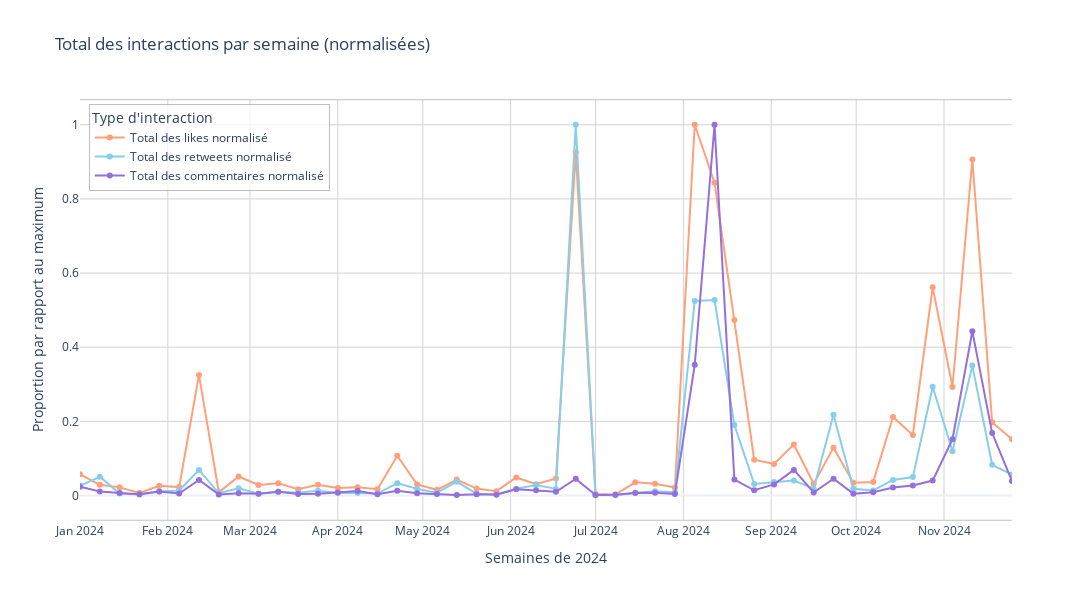

Notebook code for this chart:
### Markdown cell above
Ce graphique permet de se rendre compte de la structure des interactions : la courbe des likes est toujours au dessus, ce qui n'est pas étonnant au vu du moindre engagement dont témoigne le fait de liker. Face à cela, nous avons décidé de nous ramener à une même échelle pour comparer les fluctuations des interactions, et non leur valeur en soi.

### 2.2. Normalisation au total et en moyenne des interactions 

Nous avons normalisé l'échelle par rapport au maximum des valeurs prises par TotalLikes, TotalRepost et TotalComments : toutes les valeurs prises s'échelonnent de 0 à 1, où 1 correspond au maximum pris par les variables.

Nous faisons cela pour les valeurs totales, puis pour les valeurs moyennées par le nombre de tweets par semaine.

### Code cell
# On groupe les interactions par semaine en faisant le total
weekly_stats = df.groupby('YearWeek').agg(
    TotalLikes=('Likes', 'sum'),
    TotalRepost=('Repost', 'sum'),
    TotalComments=('Comments', 'sum'),
    NombreTweets=('YearWeek', 'size')
)

# Convertir YearWeek en dates réelles (début de semaine)
weekly_stats['Date'] = pd.to_datetime(weekly_stats.index + '-1', format='%Y-%U-%w')

# Normaliser les données par rapport au maximum de chaque colonne
columns_to_normalize = ['TotalLikes', 'TotalRepost', 'TotalComments']
for col in columns_to_normalize:
    weekly_stats[col + '_Norm'] = weekly_stats[col] / weekly_stats[col].max()

# Mettre les données au format "long"
long_format_totals = weekly_stats.melt(
    id_vars=['Date'], 
    value_vars=['TotalLikes_Norm', 'TotalRepost_Norm', 'TotalComments_Norm'], 
    var_name='Type d\'interaction', 
    value_name='Valeur Normalisée'
)

# Remplacer les noms des interactions pour qu'ils apparaissent dans la légende
long_format_totals['Type d\'interaction'] = long_format_totals['Type d\'interaction'].replace({
    'TotalLikes_Norm': 'Total des likes normalisé',
    'TotalRepost_Norm': 'Total des retweets normalisé',
    'TotalComments_Norm': 'Total des commentaires normalisé'
})

# Palette de couleurs pastel mais visibles
couleurs_visibles = ['#FFA07A', '#87CEEB', '#9370DB'] 

# Création du graphique interactif avec Plotly
fig = px.line(
    long_format_totals,
    x='Date',
    y='Valeur Normalisée',
    color='Type d\'interaction',
    title='Total des interactions par semaine (normalisées)',
    color_discrete_sequence=couleurs_visibles,
    markers=True
)

# Amélioration des axes pour afficher uniquement les mois à partir de Janvier 2024
fig.update_xaxes(
    title="Semaines de 2024",
    showline=True,
    linecolor="gray",
    linewidth=0.5,
    mirror=True,
    showgrid=True,
    gridcolor="lightgray",
    tickmode="linear",
    dtick="M1",  # Espacement de 1 mois
    tickformat="%b %Y",  # Format Mois Année
    range=['2024-01-01', weekly_stats['Date'].max()]  # Plage des dates : Janvier 2024 jusqu'à la fin
)

fig.update_yaxes(
    title="Proportion par rapport au maximum",
    showline=False,
    linecolor="gray",
    linewidth=0.5,
    mirror=True,
    showgrid=True,
    gridcolor="lightgray"
)

# Ajuster la taille de la figure
fig.update_layout(
    width=1100,  # Largeur 
    height=600,  # Hauteur 
    template="plotly_white",
    plot_bgcolor="white",
    hovermode="x unified",
    legend=dict(
        title="Type d'interaction",
        x=0.01, y=0.99,
        bgcolor='rgba(255,255,255,0.7)',
        bordercolor='gray',
        borderwidth=0.5
    )
)

# Afficher le graphique
fig.show()

### Figure 1 — Plotly figure (JSON) as saved in the notebook; plotly's stock layout.template omitted (floating-point values rounded to 4 significant figures)
{"data": [{"hovertemplate": "Type d'interaction=Total des likes normalisé<br>Date=%{x}<br>Valeur Normalisée=%{y}<extra></extra>", "legendgroup": "Total des likes normalisé", "line": {"color": "#FFA07A", "dash": "solid"}, "marker": {"symbol": "circle"}, "mode": "lines+markers", "name": "Total des likes normalisé", "orientation": "v", "showlegend": true, "type": "scatter", "x": ["2024-01-01T00:00:00", "2024-01-08T00:00:00", "2024-01-15T00:00:00", "2024-01-22T00:00:00", "2024-01-29T00:00:00", "2024-02-05T00:00:00", "2024-02-12T00:00:00", "2024-02-19T00:00:00", "2024-02-26T00:00:00", "2024-03-04T00:00:00", "2024-03-11T00:00:00", "2024-03-18T00:00:00", "2024-03-25T00:00:00", "2024-04-01T00:00:00", "2024-04-08T00:00:00", "2024-04-15T00:00:00", "2024-04-22T00:00:00", "2024-04-29T00:00:00", "2024-05-06T00:00:00", "2024-05-13T00:00:00", "2024-05-20T00:00:00", "2024-05-27T00:00:00", "2024-06-03T00:00:00", "2024-06-10T00:00:00", "2024-06-17T00:00:00", "2024-06-24T00:00:00", "2024-07-01T00:00:00", "2024-07-08T00:00:00", "2024-07-15T00:00:00", "2024-07-22T00:00:00", "2024-07-29T00:00:00", "2024-08-05T00:00:00", "2024-08-12T00:00:00", "2024-08-19T00:00:00", "2024-08-26T00:00:00", "2024-09-02T00:00:00", "2024-09-09T00:00:00", "2024-09-16T00:00:00", "2024-09-23T00:00:00", "2024-09-30T00:00:00", "2024-10-07T00:00:00", "2024-10-14T00:00:00", "2024-10-21T00:00:00", "2024-10-28T00:00:00", "2024-11-04T00:00:00", "2024-11-11T00:00:00", "2024-11-18T00:00:00", "2024-11-25T00:00:00"], "xaxis": "x", "y": [0.05715, 0.02916, 0.02207, 0.007087, 0.02647, 0.02278, 0.3254, 0.00877, 0.05132, 0.02875, 0.03288, 0.01708, 0.02892, 0.02045, 0.02205, 0.01708, 0.1072, 0.03006, 0.01548, 0.04295, 0.01873, 0.01189, 0.04876, 0.03036, 0.04608, 0.9258, 0.004181, 0.002824, 0.0357, 0.0319, 0.02178, 1, 0.8439, 0.4736, 0.09663, 0.08499, 0.1378, 0.03174, 0.1292, 0.03435, 0.03627, 0.2118, 0.1635, 0.5615, 0.2927, 0.9062, 0.1974, 0.1517], "yaxis": "y"}, {"hovertemplate": "Type d'interaction=Total des retweets normalisé<br>Date=%{x}<br>Valeur Normalisée=%{y}<extra></extra>", "legendgroup": "Total des retweets normalisé", "line": {"color": "#87CEEB", "dash": "solid"}, "marker": {"symbol": "circle"}, "mode": "lines+markers", "name": "Total des retweets normalisé", "orientation": "v", "showlegend": true, "type": "scatter", "x": ["2024-01-01T00:00:00", "2024-01-08T00:00:00", "2024-01-15T00:00:00", "2024-01-22T00:00:00", "2024-01-29T00:00:00", "2024-02-05T00:00:00", "2024-02-12T00:00:00", "2024-02-19T00:00:00", "2024-02-26T00:00:00", "2024-03-04T00:00:00", "2024-03-11T00:00:00", "2024-03-18T00:00:00", "2024-03-25T00:00:00", "2024-04-01T00:00:00", "2024-04-08T00:00:00", "2024-04-15T00:00:00", "2024-04-22T00:00:00", "2024-04-29T00:00:00", "2024-05-06T00:00:00", "2024-05-13T00:00:00", "2024-05-20T00:00:00", "2024-05-27T00:00:00", "2024-06-03T00:00:00", "2024-06-10T00:00:00", "2024-06-17T00:00:00", "2024-06-24T00:00:00", "2024-07-01T00:00:00", "2024-07-08T00:00:00", "2024-07-15T00:00:00", "2024-07-22T00:00:00", "2024-07-29T00:00:00", "2024-08-05T00:00:00", "2024-08-12T00:00:00", "2024-08-19T00:00:00", "2024-08-26T00:00:00", "2024-09-02T00:00:00", "2024-09-09T00:00:00", "2024-09-16T00:00:00", "2024-09-23T00:00:00", "2024-09-30T00:00:00", "2024-10-07T00:00:00", "2024-10-14T00:00:00", "2024-10-21T00:00:00", "2024-10-28T00:00:00", "2024-11-04T00:00:00", "2024-11-11T00:00:00", "2024-11-18T00:00:00", "2024-11-25T00:00:00"], "xaxis": "x", "y": [0.02648, 0.05078, 0.005443, 0.002589, 0.01122, 0.01381, 0.06903, 0.006239, 0.01965, 0.004779, 0.009956, 0.007235, 0.01308, 0.006704, 0.006637, 0.00531, 0.03339, 0.01799, 0.007567, 0.0375, 0.004978, 0.003584, 0.01825, 0.02841, 0.01799, 1, 0.001195, 0.0007965, 0.007235, 0.01181, 0.008629, 0.5245, 0.5273, 0.1902, 0.03106, 0.03644, 0.04049, 0.01845, 0.218, 0.01839, 0.01374, 0.04208, 0.04971, 0.2935, 0.1195, 0.3504, 0.08297, 0.05668], "yaxis": "y"}, {"hovertemplate": "Type d'interaction=Total des commentaires normalisé<br>Date=%{x}<br>Valeur Normalisée=%{y}<extra></extra>", "legendgroup": "Total des commentaires normalisé", "line": {"color": "#9370DB", "dash": "solid"}, "marker": {"symbol": "circle"}, "mode": "lines+markers", "name": "Total des commentaires normalisé", "orientation": "v", "showlegend": true, "type": "scatter", "x": ["2024-01-01T00:00:00", "2024-01-08T00:00:00", "2024-01-15T00:00:00", "2024-01-22T00:00:00", "2024-01-29T00:00:00", "2024-02-05T00:00:00", "2024-02-12T00:00:00", "2024-02-19T00:00:00", "2024-02-26T00:00:00", "2024-03-04T00:00:00", "2024-03-11T00:00:00", "2024-03-18T00:00:00", "2024-03-25T00:00:00", "2024-04-01T00:00:00", "2024-04-08T00:00:00", "2024-04-15T00:00:00", "2024-04-22T00:00:00", "2024-04-29T00:00:00", "2024-05-06T00:00:00", "2024-05-13T00:00:00", "2024-05-20T00:00:00", "2024-05-27T00:00:00", "2024-06-03T00:00:00", "2024-06-10T00:00:00", "2024-06-17T00:00:00", "2024-06-24T00:00:00", "2024-07-01T00:00:00", "2024-07-08T00:00:00", "2024-07-15T00:00:00", "2024-07-22T00:00:00", "2024-07-29T00:00:00", "2024-08-05T00:00:00", "2024-08-12T00:00:00", "2024-08-19T00:00:00", "2024-08-26T00:00:00", "2024-09-02T00:00:00", "2024-09-09T00:00:00", "2024-09-16T00:00:00", "2024-09-23T00:00:00", "2024-09-30T00:00:00", "2024-10-07T00:00:00", "2024-10-14T00:00:00", "2024-10-21T00:00:00", "2024-10-28T00:00:00", "2024-11-04T00:00:00", "2024-11-11T00:00:00", "2024-11-18T00:00:00", "2024-11-25T00:00:00"], "xaxis": "x", "y": [0.02379, 0.01121, 0.007121, 0.003599, 0.01083, 0.005379, 0.04208, 0.00303, 0.005909, 0.004962, 0.01015, 0.004091, 0.004924, 0.008068, 0.01205, 0.00322, 0.01314, 0.00625, 0.003902, 0.001705, 0.003296, 0.002235, 0.01701, 0.01455, 0.01011, 0.04496, 0.001553, 0.002235, 0.006553, 0.00769, 0.004356, 0.3527, 1, 0.04303, 0.01421, 0.03004, 0.06917, 0.008182, 0.04557, 0.005152, 0.008675, 0.02178, 0.02689, 0.04034, 0.1517, 0.443, 0.1685, 0.03894], "yaxis": "y"}], "layout": {"height": 600, "hovermode": "x unified", "legend": {"bgcolor": "rgba(255,255,255,0.7)", "bordercolor": "gray", "borderwidth": 0.5, "title": {"text": "Type d'interaction"}, "tracegroupgap": 0, "x": 0.01, "y": 0.99}, "plot_bgcolor": "white", "title": {"text": "Total des interactions par semaine (normalisées)"}, "width": 1100, "xaxis": {"anchor": "y", "domain": [0, 1], "dtick": "M1", "gridcolor": "lightgray", "linecolor": "gray", "linewidth": 0.5, "mirror": true, "range": ["2024-01-01", "2024-11-25T00:00:00"], "showgrid": true, "showline": true, "tickformat": "%b %Y", "tickmode": "linear", "title": {"text": "Semaines de 2024"}}, "yaxis": {"anchor": "x", "domain": [0, 1], "gridcolor": "lightgray", "linecolor": "gray", "linewidth": 0.5, "mirror": true, "showgrid": true, "showline": false, "title": {"text": "Proportion par rapport au maximum"}}}}
